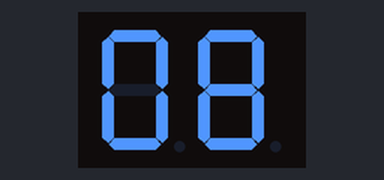
The sketch below on a simulated Arduino Uno, built with avr-gcc and run on an emulated ATmega328P. On the bench: 2-digit seven-segment display. Wiring (inferred from the names in the program): 2-digit 7-segment display, segments lit when LOW: segments pin 3, pin 4, pin 5, pin 6, pin 7, pin 8, pin 9; digit selects pin 10, pin 11. The segment pins are drawn as the display they are named for.

Above: at 0.33 s.
At 5.75 s:
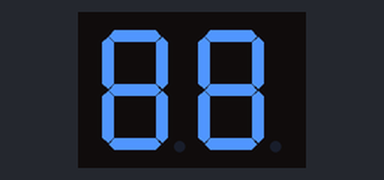
At 9.85 s:
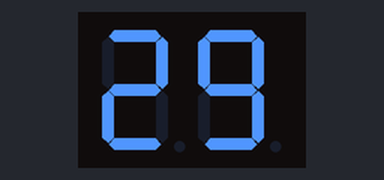
At 15.79 s:
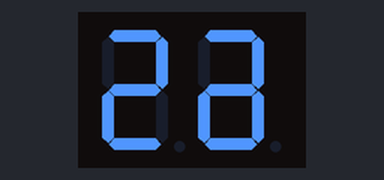
At 28.02 s:
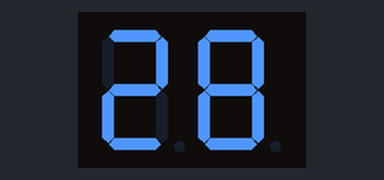
At 39.76 s:
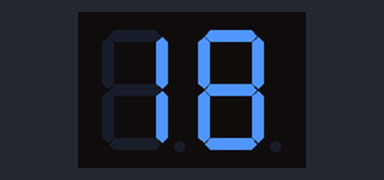

The sketch:

Buoi5_led7.ino
```cpp
const int A = 3;
const int B = 4;
const int C = 5;
const int D = 6;
const int E = 7;
const int F = 8;
const int G = 9;
const int en1 = 10;
const int en2 = 11;
const int second = 1000;
const int digit = 10;
const int segment = 7;
byte chuc,dv;
byte dem;

void setup() {
  pinMode(A, OUTPUT);
  pinMode(B, OUTPUT);
  pinMode(C, OUTPUT);
  pinMode(D, OUTPUT);
  pinMode(E, OUTPUT);
  pinMode(F, OUTPUT);
  pinMode(G, OUTPUT);
  pinMode(en1, OUTPUT);
  pinMode(en2, OUTPUT);
  for (byte i=3;i<12;i++){
    digitalWrite(i, HIGH);
  }
}
void loop(){
  for(byte dem=0;dem<=99;dem++){
  //hiem thi so
  chuc = dem/10; //lay ham chuc
  dv= dem%10; // lay ham don vi
 //Ham chuc
 digitalWrite(en1, LOW);
 writeDigit(chuc);
 delay(15);
 digitalWrite(en1, HIGH);
 //ham do vi
 digitalWrite(en2, LOW);
 writeDigit(dv);
 delay(15);
 digitalWrite(en2, HIGH);
}
}
//tao ma
// ma Anot chung
byte digseg[digit][segment]={
  {0,0,0,0,0,0,1},// 0
  {1,0,0,1,1,1,1},// 1
  {0,0,1,0,0,1,0},// 2
  {0,0,0,0,1,1,0},// 3
  {1,0,0,1,1,0,0},// 4
  {0,1,0,0,1,0,0},// 5
  {0,1,0,0,0,0,0},// 6
  {0,0,0,1,1,1,1},// 7
  {0,0,0,0,0,0,0},// 8
  {0,0,0,0,1,0,0}// 9
};
// ham hiem thi so tren led 7 doan
void writeDigit(byte digit){
  byte pinA = A;
  byte seg;
  for (seg = 0;seg<7;seg++){
    digitalWrite(pinA, digseg[digit][seg]);
    pinA++;
  }
}
```
